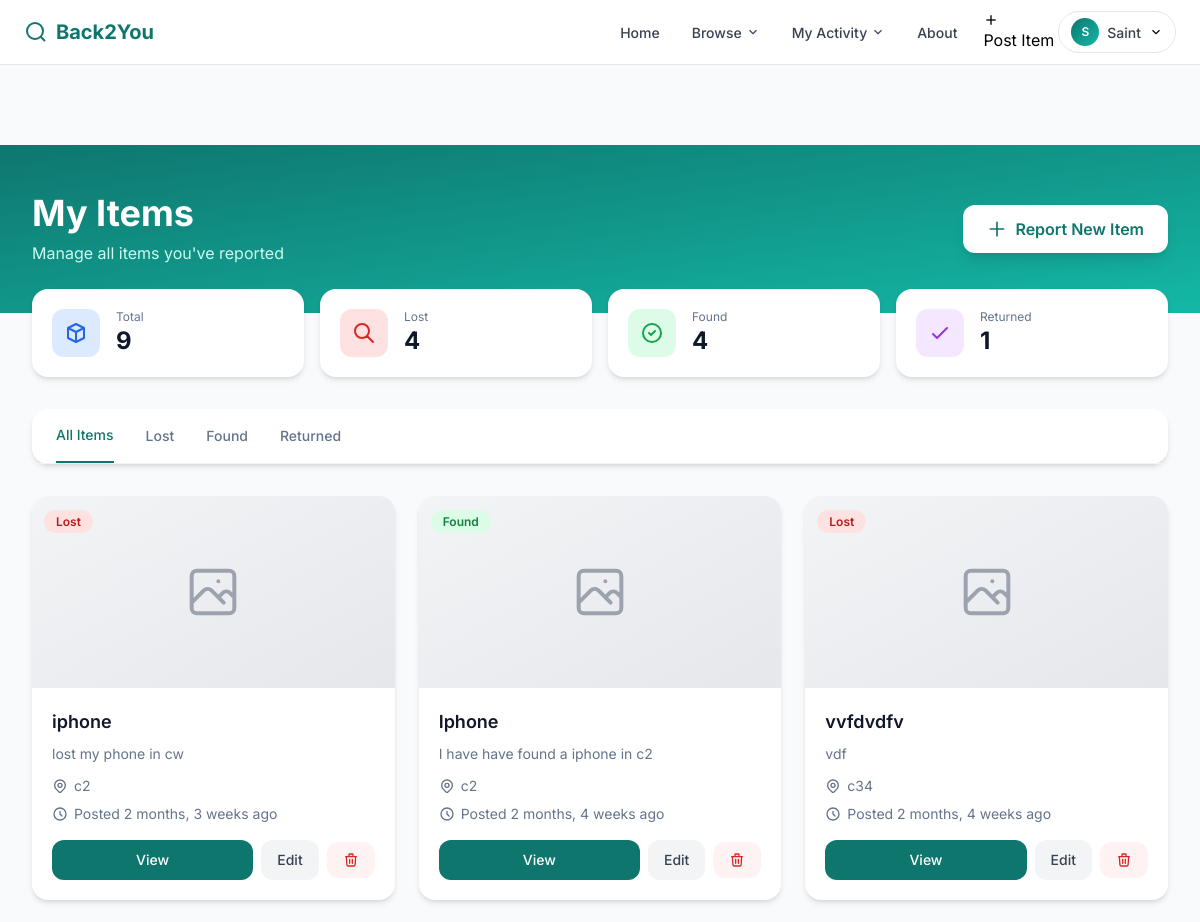
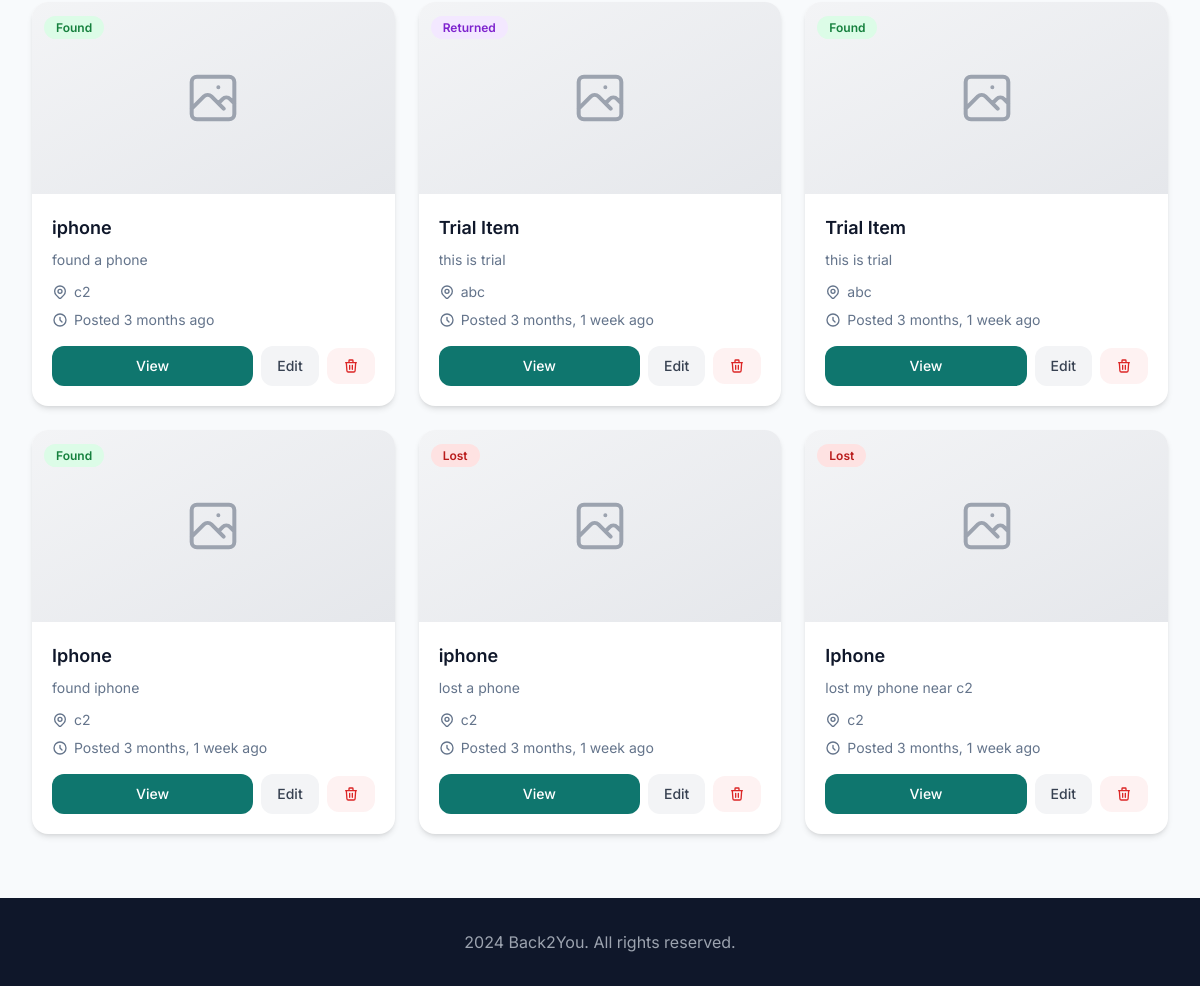
Page /my-items/ (signed in) on the committed database (2 pictures, top to bottom).
### items/models.py (models this page shows, shortened)
class Item(models.Model):
    STATUS_CHOICES = (
        ('lost', 'Lost'),
        ('found', 'Found'),
        ('returned', 'Returned'),
    )
    title = models.CharField(max_length=200)
    description = models.TextField()
    location = models.CharField(max_length=200)
    date = models.DateField(auto_now_add=True)
    image = models.ImageField(upload_to='item_images/', blank=True, null=True)
    status = models.CharField(max_length=10, choices=STATUS_CHOICES)
    posted_by = models.ForeignKey(
        User,
        on_delete=models.CASCADE,
        related_name='items'
    )
    created_at = models.DateTimeField(auto_now_add=True)

### items/views.py (the view)
# urls.py: path('my-items/', views.my_items, name='my_item'),
@login_required
def my_items(request):
    items = Item.objects.filter(posted_by=request.user).order_by('-created_at')
    return render(request, 'my_items.html', {'items': items})

### templates/my_items.html (shortened to what this page needs)
{% load static %}
<!DOCTYPE html>
<html lang="en">
<head>
    <script src="https://cdn.tailwindcss.com"></script>
    <link rel="stylesheet" href="{% static 'css/my_item.css' %}">
</head>
<body class="bg-light min-h-screen">
    {% include 'navbar.html' %}
    <main class="pt-20 pb-16">
        <div class="bg-gradient-to-br from-primary to-accent py-12">
            <div class="max-w-7xl mx-auto px-4 sm:px-6 lg:px-8">
                <div class="flex flex-col md:flex-row md:items-center md:justify-between">
                    <div>
                        <h1 class="text-3xl md:text-4xl font-bold text-white mb-2">My Items</h1>
                        <p class="text-teal-100">Manage all items you've reported</p>
                    </div>
                    <a href="{% url 'add_item' %}" class="mt-4 md:mt-0 inline-flex items-center px-6 py-3 bg-white text-primary font-semibold rounded-xl shadow-lg hover:bg-gray-50 transition-all">
                        <svg class="w-5 h-5 mr-2" fill="none" stroke="currentColor" viewBox="0 0 24 24">
                            <path stroke-linecap="round" stroke-linejoin="round" stroke-width="2" d="M12 4v16m8-8H4"/>
                        </svg>
                        Report New Item
                    </a>
                </div>
            </div>
        </div>
        <div class="max-w-7xl mx-auto px-4 sm:px-6 lg:px-8 -mt-6">
            <div class="grid grid-cols-2 md:grid-cols-4 gap-4 mb-8">
                <div class="bg-white rounded-2xl shadow-md p-5">
                    <div class="flex items-center">
                        <div class="w-12 h-12 bg-blue-100 rounded-xl flex items-center justify-center mr-4">
                            <svg class="w-6 h-6 text-blue-600" fill="none" stroke="currentColor" viewBox="0 0 24 24">
                                <path stroke-linecap="round" stroke-linejoin="round" stroke-width="2" d="M20 7l-8-4-8 4m16 0l-8 4m8-4v10l-8 4m0-10L4 7m8 4v10M4 7v10l8 4"/>
                            </svg>
                        </div>
                        <div>
                            <p class="text-xs text-muted">Total</p>
                            <p class="text-2xl font-bold text-dark">{{ items|length }}</p>
                        </div>
                    </div>
                </div>
                <div class="bg-white rounded-2xl shadow-md p-5">
                    <div class="flex items-center">
                        <div class="w-12 h-12 bg-red-100 rounded-xl flex items-center justify-center mr-4">
                            <svg class="w-6 h-6 text-red-600" fill="none" stroke="currentColor" viewBox="0 0 24 24">
                                <path stroke-linecap="round" stroke-linejoin="round" stroke-width="2" d="M21 21l-6-6m2-5a7 7 0 11-14 0 7 7 0 0114 0z"/>
                            </svg>
                        </div>
                        <div>
                            <p class="text-xs text-muted">Lost</p>
                            <p class="text-2xl font-bold text-dark" id="lostCount">0</p>
                        </div>
                    </div>
                </div>
                <div class="bg-white rounded-2xl shadow-md p-5">
                    <div class="flex items-center">
                        <div class="w-12 h-12 bg-green-100 rounded-xl flex items-center justify-center mr-4">
                            <svg class="w-6 h-6 text-green-600" fill="none" stroke="currentColor" viewBox="0 0 24 24">
                                <path stroke-linecap="round" stroke-linejoin="round" stroke-width="2" d="M9 12l2 2 4-4m6 2a9 9 0 11-18 0 9 9 0 0118 0z"/>
                            </svg>
                        </div>
                        <div>
                            <p class="text-xs text-muted">Found</p>
                            <p class="text-2xl font-bold text-dark" id="foundCount">0</p>
                        </div>
                    </div>
                </div>
                <div class="bg-white rounded-2xl shadow-md p-5">
                    <div class="flex items-center">
                        <div class="w-12 h-12 bg-purple-100 rounded-xl flex items-center justify-center mr-4">
                            <svg class="w-6 h-6 text-purple-600" fill="none" stroke="currentColor" viewBox="0 0 24 24">
                                <path stroke-linecap="round" stroke-linejoin="round" stroke-width="2" d="M5 13l4 4L19 7"/>
                            </svg>
                        </div>
                        <div>
                            <p class="text-xs text-muted">Returned</p>
                            <p class="text-2xl font-bold text-dark" id="returnedCount">0</p>
                        </div>
                    </div>
                </div>
            </div>
            <div class="bg-white rounded-2xl shadow-md mb-8">
                <div class="border-b border-gray-100">
                    <div class="flex space-x-8 px-6 overflow-x-auto">
                        <button onclick="filterByStatus('all')" class="py-4 text-sm font-medium tab-btn tab-active whitespace-nowrap" data-filter="all">All Items</button>
                        <button onclick="filterByStatus('lost')" class="py-4 text-sm font-medium text-muted hover:text-primary tab-btn whitespace-nowrap" data-filter="lost">Lost</button>
                        <button onclick="filterByStatus('found')" class="py-4 text-sm font-medium text-muted hover:text-primary tab-btn whitespace-nowrap" data-filter="found">Found</button>
                        <button onclick="filterByStatus('returned')" class="py-4 text-sm font-medium text-muted hover:text-primary tab-btn whitespace-nowrap" data-filter="returned">Returned</button>
                    </div>
                </div>
            </div>
            {% if items %}
            <div class="grid grid-cols-1 md:grid-cols-2 lg:grid-cols-3 gap-6" id="itemGrid">
                {% for item in items %}
                <div class="item-card bg-white rounded-2xl shadow-md overflow-hidden" data-status="{{ item.status|lower }}">
                    <div class="relative">
                        {% if item.image %}
                        <img src="{{ item.image.url }}" alt="{{ item.title }}" class="w-full h-48 object-cover">
                        {% else %}
                        <div class="w-full h-48 bg-gradient-to-br from-gray-100 to-gray-200 flex items-center justify-center">
                        </div>
                        {% endif %}
                        <div class="absolute top-3 left-3">
                            <span class="px-3 py-1 text-xs font-semibold rounded-full {% if item.status == 'lost' %}bg-red-100 text-red-700{% elif item.status == 'found' %}bg-green-100 text-green-700{% else %}bg-purple-100 text-purple-700{% endif %}">
                                {{ item.status|title }}
                            </span>
                        </div>
                    </div>
                    <div class="p-5">
                        <h3 class="text-lg font-semibold text-dark mb-2 line-clamp-1">{{ item.title }}</h3>
                        <p class="text-sm text-muted mb-3 line-clamp-2">{{ item.description }}</p>
                        <div class="flex items-center text-sm text-muted mb-2">
                            <span class="truncate">{{ item.location }}</span>
                        </div>
                        <div class="flex items-center text-sm text-muted mb-4">
                            <svg class="w-4 h-4 mr-1.5 flex-shrink-0" fill="none" stroke="currentColor" viewBox="0 0 24 24">
                                <path stroke-linecap="round" stroke-linejoin="round" stroke-width="2" d="M12 8v4l3 3m6-3a9 9 0 11-18 0 9 9 0 0118 0z"/>
                            </svg>
                            Posted {{ item.created_at|timesince }} ago
                        </div>
                        <div class="flex items-center gap-2">
                            <a href="{% url 'item_detail' item.id %}" class="flex-1 px-4 py-2.5 bg-primary text-white text-sm font-medium rounded-xl text-center hover:bg-primary-dark transition-colors">View</a>
                            <a href="{% url 'edit_item' item.id %}" class="px-4 py-2.5 bg-gray-100 text-gray-700 text-sm font-medium rounded-xl hover:bg-gray-200 transition-colors">Edit</a>
                            <a href="{% url 'delete_item' item.id %}" class="px-4 py-2.5 bg-red-50 text-red-600 text-sm font-medium rounded-xl hover:bg-red-100 transition-colors">
                                <svg class="w-4 h-4" fill="none" stroke="currentColor" viewBox="0 0 24 24">
                                    <path stroke-linecap="round" stroke-linejoin="round" stroke-width="2" d="M19 7l-.867 12.142A2 2 0 0116.138 21H7.862a2 2 0 01-1.995-1.858L5 7m5 4v6m4-6v6m1-10V4a1 1 0 00-1-1h-4a1 1 0 00-1 1v3M4 7h16"/>
                                </svg>
                            </a>
                        </div>
                    </div>
                </div>
                {% endfor %}
            </div>
            {% endif %}
        </div>
    </main>
    <footer class="bg-dark text-white py-8">
        <div class="max-w-7xl mx-auto px-4 sm:px-6 lg:px-8 text-center">
            <p class="text-gray-400">2024 Back2You. All rights reserved.</p>
        </div>
    </footer>
</body>
</html>

### templates/navbar.html (shortened to what this page needs)
{% load static %}
<nav class="navbar">
    <div class="nav-container">
        <a href="{% url 'home' %}" class="nav-logo">
            <svg class="logo-icon" viewBox="0 0 24 24" fill="none" stroke="currentColor" stroke-width="2">
                <circle cx="11" cy="11" r="8"></circle>
                <path d="m21 21-4.3-4.3"></path>
            </svg>
            <span class="logo-text">Back2You</span>
        </a>
        <ul class="nav-menu" id="navMenu">
            <li><a href="{% url 'home' %}" class="nav-link">Home</a></li>
            <li class="nav-dropdown">
                <button class="nav-link dropdown-trigger" onclick="toggleDropdown(this)">
                    Browse
                    <svg class="dropdown-arrow" viewBox="0 0 24 24" fill="none" stroke="currentColor" stroke-width="2">
                        <polyline points="6 9 12 15 18 9"></polyline>
                    </svg>
                </button>
            </li>
            <li class="nav-dropdown">
                <button class="nav-link dropdown-trigger" onclick="toggleDropdown(this)">
                    My Activity
                    <svg class="dropdown-arrow" viewBox="0 0 24 24" fill="none" stroke="currentColor" stroke-width="2">
                        <polyline points="6 9 12 15 18 9"></polyline>
                    </svg>
                </button>
            </li>
            <li><a href="{% url 'about' %}" class="nav-link">About</a></li>
            <li class="nav-post">
                <a href="{% url 'add_item' %}" class="btn btn-primary">
                    <svg viewBox="0 0 24 24" fill="none" stroke="currentColor" stroke-width="2" width="16" height="16">
                        <line x1="12" y1="5" x2="12" y2="19"></line>
                        <line x1="5" y1="12" x2="19" y2="12"></line>
                    </svg>
                    Post Item
                </a>
            </li>
            <li class="nav-dropdown user-dropdown">
                <button class="user-trigger" onclick="toggleDropdown(this)">
                    <span class="user-avatar">{{ user.username|slice:":1"|upper }}</span>
                    <span class="user-name">{{ user.username }}</span>
                    <svg class="dropdown-arrow" viewBox="0 0 24 24" fill="none" stroke="currentColor" stroke-width="2">
                        <polyline points="6 9 12 15 18 9"></polyline>
                    </svg>
                </button>
            </li>
        </ul>
    </div>
</nav>

### static/css/my_item.css (style rules this page uses)
body { font-family: 'Inter', sans-serif; }
.item-card { transition: all 0.3s ease; }
.tab-active { border-bottom: 2px solid #0F766E; color: #0F766E; }

### templates/my_items.html (style rules this page uses)
body { font-family: 'Inter', sans-serif; }
.item-card { transition: all 0.3s ease; }
.tab-active { border-bottom: 2px solid #0F766E; color: #0F766E; }

### templates/navbar.html (style rules this page uses)
.navbar { background: #ffffff; border-bottom: 1px solid #e5e7eb; position: sticky; top: 0; z-index: 1000; }
.nav-container { max-width: 1280px; margin: 0 auto; padding: 0 1.5rem; display: flex; align-items: center; justify-content: space-between; height: 64px; }
.nav-logo { display: flex; align-items: center; gap: 0.5rem; text-decoration: none; color: #0f766e; font-weight: 700; font-size: 1.25rem; }
.logo-icon { width: 24px; height: 24px; }
.nav-menu { display: flex; align-items: center; gap: 0.25rem; list-style: none; margin: 0; padding: 0; }
.nav-link { display: flex; align-items: center; gap: 0.25rem; padding: 0.5rem 0.875rem; font-size: 0.875rem; font-weight: 500; color: #374151; text-decoration: none; border-radius: 0.375rem; background: none; border: none; cursor: pointer; transition: all 0.2s; }
.dropdown-arrow { width: 14px; height: 14px; transition: transform 0.2s; }
.nav-dropdown { position: relative; }
.user-trigger { display: flex; align-items: center; gap: 0.5rem; padding: 0.375rem 0.75rem; background: none; border: 1px solid #e5e7eb; border-radius: 9999px; cursor: pointer; transition: all 0.2s; }
.user-avatar { width: 28px; height: 28px; background: linear-gradient(135deg, #0f766e 0%, #14b8a6 100%); border-radius: 50%; display: flex; align-items: center; justify-content: center; color: #ffffff; font-size: 0.75rem; font-weight: 600; }
.user-name { font-size: 0.875rem; font-weight: 500; color: #374151; }
.nav-post { margin-left: 0.5rem; }

### rows in the picture
Item: status "Lost", title "iphone", description "lost my phone in cw", location "c2", created_at "2 months, 3 weeks"
Item: status "Found", title "Iphone", description "I have have found a iphone in c2", location "c2", created_at "2 months, 4 weeks"
Item: status "Lost", title "vvfdvdfv", description "vdf", location "c34", created_at "2 months, 4 weeks"
Item: status "Found", title "iphone", description "found a phone", location "c2", created_at "3 months"
Item: status "Returned", title "Trial Item", description "this is trial", location "abc", created_at "3 months, 1 week"
Item: status "Found", title "Trial Item", description "this is trial", location "abc", created_at "3 months, 1 week"
Item: status "Found", title "Iphone", description "found iphone", location "c2", created_at "3 months, 1 week"
Item: status "Lost", title "iphone", description "lost a phone", location "c2", created_at "3 months, 1 week"
Item: status "Lost", title "Iphone", description "lost my phone near c2", location "c2", created_at "3 months, 1 week"

### other values in the picture
{{ user.username|slice:":1"|upper }} "S"
{{ user.username }} "Saint"
{{ items|length }} "9"
